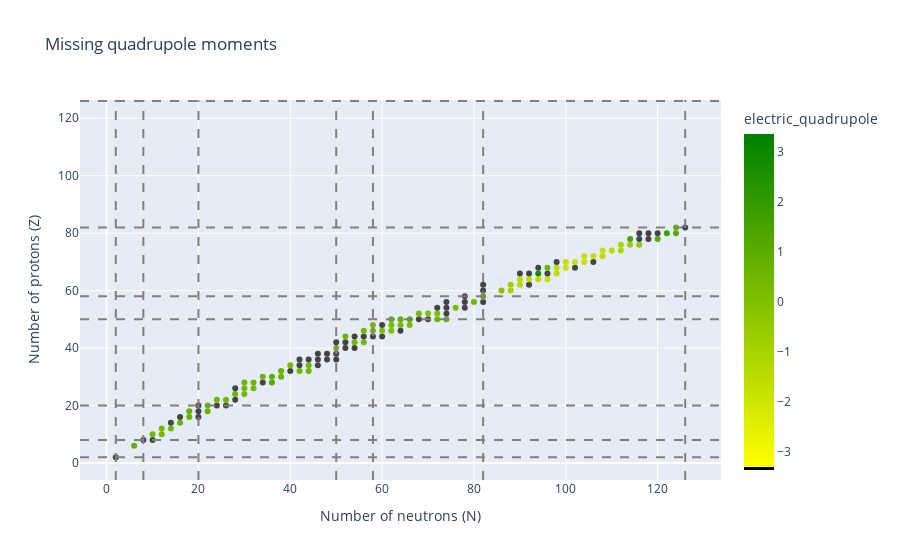

The code cell stored with this chart in its notebook:
### Code cell
quadrupoles = df.groupby(level=['z','a'])['electric_quadrupole'].mean()
print(f"Missing {quadrupoles.isna().sum()} / {len(quadrupoles)} = {quadrupoles.isna().sum() / len(quadrupoles):.2f}")
quadrupoles = (quadrupoles - quadrupoles.mean()) / quadrupoles.std() #standardize

min_quad = quadrupoles.min()
max_quad = quadrupoles.max()
bound = np.max(np.abs([cmin, cmax]))

quadrupoles[quadrupoles.isna()] = -np.inf

quadrupoles = pd.DataFrame(quadrupoles).reset_index()
quadrupoles['n'] = quadrupoles['a'] - quadrupoles['z']


fig = px.scatter(quadrupoles,
          x='n',
          y='z', 
          color='electric_quadrupole',
          title='Missing quadrupole moments',
          labels={'z': 'Number of protons (Z)', 'n': 'Number of neutrons (N)', 'quadrupole_moment': 'Quadrupole moment'},
          color_continuous_scale =[(0, 'black'),
                    (0.01, 'black'),
                    (0.01, 'yellow'),
                    (1, 'green')],
            range_color=(-bound, bound))


magic_numbers = [2, 8, 20, 50, 58, 82, 126]

for i, m in enumerate(magic_numbers):
    fig.add_vline(x=m, line_dash="dash", line_color="gray", name="Magic numbers" if i==0 else None)
    fig.add_hline(y=m, line_dash="dash", line_color="gray")

fig.show()

quadrupoles.loc[quadrupoles['electric_quadrupole'] == -np.inf, 'electric_quadrupole'] = pd.NA

### Figure 1 — Plotly figure (JSON) as saved in the notebook; plotly's stock layout.template omitted (floating-point values rounded to 4 significant figures; data arrays with more than 128 entries replaced by an {"elided": "..."} marker saying what was removed)
{"data": [{"hovertemplate": "Number of neutrons (N)=%{x}<br>Number of protons (Z)=%{y}<br>electric_quadrupole=%{marker.color}<extra></extra>", "legendgroup": "", "marker": {"color": {"elided": "140 float values"}, "coloraxis": "coloraxis", "symbol": "circle"}, "mode": "markers", "name": "", "orientation": "v", "showlegend": false, "type": "scatter", "x": {"elided": "140 int values"}, "xaxis": "x", "y": {"elided": "140 int values"}, "yaxis": "y"}], "layout": {"coloraxis": {"cmax": 3.365, "cmin": -3.365, "colorbar": {"title": {"text": "electric_quadrupole"}}, "colorscale": [[0, "black"], [0.01, "black"], [0.01, "yellow"], [1, "green"]]}, "legend": {"tracegroupgap": 0}, "shapes": [{"line": {"color": "gray", "dash": "dash"}, "name": "Magic numbers", "type": "line", "x0": 2, "x1": 2, "xref": "x", "y0": 0, "y1": 1, "yref": "y domain"}, {"line": {"color": "gray", "dash": "dash"}, "type": "line", "x0": 0, "x1": 1, "xref": "x domain", "y0": 2, "y1": 2, "yref": "y"}, {"line": {"color": "gray", "dash": "dash"}, "type": "line", "x0": 8, "x1": 8, "xref": "x", "y0": 0, "y1": 1, "yref": "y domain"}, {"line": {"color": "gray", "dash": "dash"}, "type": "line", "x0": 0, "x1": 1, "xref": "x domain", "y0": 8, "y1": 8, "yref": "y"}, {"line": {"color": "gray", "dash": "dash"}, "type": "line", "x0": 20, "x1": 20, "xref": "x", "y0": 0, "y1": 1, "yref": "y domain"}, {"line": {"color": "gray", "dash": "dash"}, "type": "line", "x0": 0, "x1": 1, "xref": "x domain", "y0": 20, "y1": 20, "yref": "y"}, {"line": {"color": "gray", "dash": "dash"}, "type": "line", "x0": 50, "x1": 50, "xref": "x", "y0": 0, "y1": 1, "yref": "y domain"}, {"line": {"color": "gray", "dash": "dash"}, "type": "line", "x0": 0, "x1": 1, "xref": "x domain", "y0": 50, "y1": 50, "yref": "y"}, {"line": {"color": "gray", "dash": "dash"}, "type": "line", "x0": 58, "x1": 58, "xref": "x", "y0": 0, "y1": 1, "yref": "y domain"}, {"line": {"color": "gray", "dash": "dash"}, "type": "line", "x0": 0, "x1": 1, "xref": "x domain", "y0": 58, "y1": 58, "yref": "y"}, {"line": {"color": "gray", "dash": "dash"}, "type": "line", "x0": 82, "x1": 82, "xref": "x", "y0": 0, "y1": 1, "yref": "y domain"}, {"line": {"color": "gray", "dash": "dash"}, "type": "line", "x0": 0, "x1": 1, "xref": "x domain", "y0": 82, "y1": 82, "yref": "y"}, {"line": {"color": "gray", "dash": "dash"}, "type": "line", "x0": 126, "x1": 126, "xref": "x", "y0": 0, "y1": 1, "yref": "y domain"}, {"line": {"color": "gray", "dash": "dash"}, "type": "line", "x0": 0, "x1": 1, "xref": "x domain", "y0": 126, "y1": 126, "yref": "y"}], "title": {"text": "Missing quadrupole moments"}, "xaxis": {"anchor": "y", "domain": [0, 1], "title": {"text": "Number of neutrons (N)"}}, "yaxis": {"anchor": "x", "domain": [0, 1], "title": {"text": "Number of protons (Z)"}}}}
